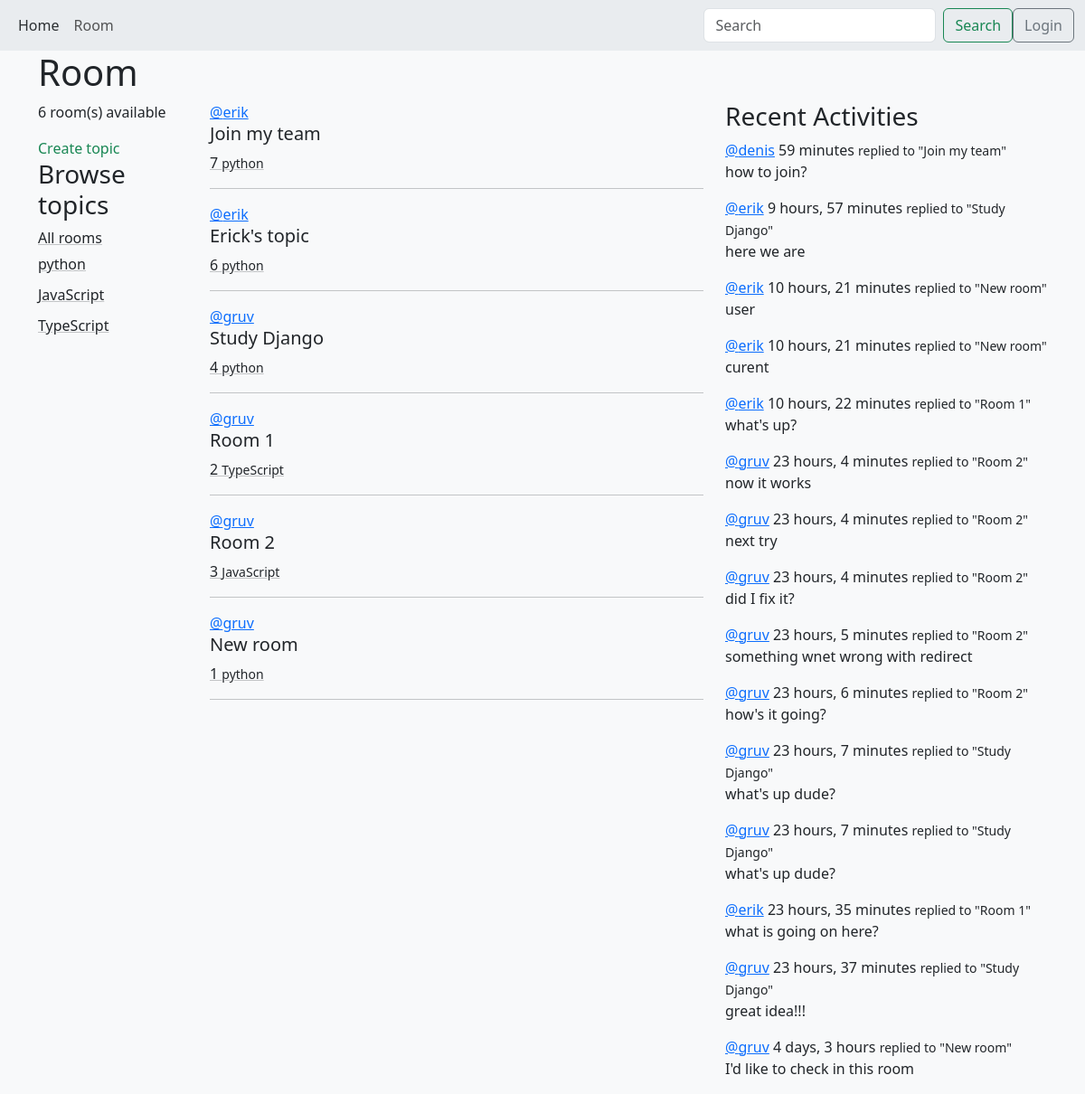
The page /room on the database its author committed.
### base/models.py (models this page shows, shortened)
class Topic(models.Model):
    name = models.CharField(max_length=200)

class Room(models.Model):
    host = models.ForeignKey(User, on_delete=SET_NULL, null=True)
    topic = models.ForeignKey(Topic, on_delete=SET_NULL, null=True)
    name = models.CharField(max_length=200)
    description = models.TextField(null=True, blank=True)  #true allows to be empty
    participants = models.ManyToManyField(User, related_name='participants', blank=True)
    updated = models.DateTimeField(auto_now=True)
    created = models.DateTimeField(auto_now_add=True)
    class Meta:
        ordering =  ['-updated', '-created']
    def __str__(self):
        return self.name

class Message(models.Model):
    user = models.ForeignKey(User, on_delete=CASCADE)
    room = models.ForeignKey(Room, on_delete=models.CASCADE)
    body = models.TextField()
    updated = models.DateTimeField(auto_now=True)
    created = models.DateTimeField(auto_now_add=True)
    class Meta:
        ordering =  ['-updated', '-created']
    def __str__(self):
        return self.body[0:50]

### base/views.py (the view)
# urls.py: path('room', views.room, name='room'),
def room(req):
    q = req.GET.get('q') if req.GET.get('q') != None else ''
    rooms = Room.objects.filter(
        Q(topic__name__icontains=q) |
        Q(name__icontains=q) |
        Q(description__icontains=q)
    )
    room_count = rooms.count()
    topics = Topic.objects.all()
    room_messages = Message.objects.filter(Q(room__topic__name__icontains=q))
    context = {
        'rooms': rooms,
        'topics': topics,
        "room_count": room_count,
        "room_messages": room_messages,
    }
    return render(req, 'base/room.html', context)

### base/templates/base/room.html
{% extends 'index.html' %} {% block content %}
<h1>Room</h1>
<div class="rooms row">
  <div class="col-2">
    <p>{{room_count}} room(s) available</p>
    <div>
      <a class="nav-link link-success" href="{% url 'create-room' %}"
        >Create topic
      </a>
    </div>
        {% include 'base/topics_component.html' %}
  </div>
  <div class="room col-6">
    {% include 'base/feed_component.html' %}
  </div>
  <div class="col-4">
    {% include 'base/activity_component.html' %}
  </div>
</div>
{% endblock %}

### base/templates/base/topics_component.html
<h3>Browse topics</h3>
<a
    class="link-underline-opacity-25 link-underline-opacity-100-hover link-dark"
    href="{% url 'room' %}"
>All rooms
</a>
{% for topic in topics %}
<div style="padding-top: 5px; padding-bottom: 5px">
    <a
        class="link-dark link-underline-opacity-25 link-underline-opacity-100-hover"
        href="{% url 'room' %}?q={{topic.name}}"
    >{{ topic.name }}
    </a>
</div>
{% endfor %}

### base/templates/base/feed_component.html (shortened to what this page needs)
{% for room in rooms %}
    <div>
      <a href="{% url 'user-profile' room.host.id %}" class="link-primary">@{{ room.host.username }}</a>
      <h5>{{ room.name }}</h5>
      <a
        class="link-dark link-underline-opacity-25 link-underline-opacity-100-hover"
        href=" {% url 'room_id' room.id %} "
        >{{ room.id }} <small>{{ room.topic.name}}</small></a
      >
      <hr />
    </div>
    {% endfor %}

### base/templates/base/activity_component.html (shortened to what this page needs)
 <h3>Recent Activities</h3>
    {% for message in room_messages %}
    <div class="mb-2">
      <a href="{% url 'user-profile' message.user.id %}" class="link-primary"> @{{message.user}}</a>
        <span> {{message.created|timesince}}</span>
      <small>replied to "{{message.room}}"</small>
      <p>{{message}}</p>
    </div>
    {% endfor %}

### rows shown on the page
Topic: name "python"
Topic: name "JavaScript"
Topic: name "TypeScript"
Room: host.username "erik", name "Join my team", id "7", topic.name "python"
Room: host.username "erik", name "Erick's topic", id "6", topic.name "python"
Room: host.username "gruv", name "Study Django", id "4", topic.name "python"
Room: host.username "gruv", name "Room 1", id "2", topic.name "TypeScript"
Room: host.username "gruv", name "Room 2", id "3", topic.name "JavaScript"
Room: host.username "gruv", name "New room", id "1", topic.name "python"
Message: user "denis", created "59 minutes", room "Join my team", body "how to join?"
Message: user "erik", created "9 hours, 57 minutes", room "Study Django", body "here we are"
Message: user "erik", created "10 hours, 21 minutes", room "New room", body "user"
Message: user "erik", created "10 hours, 21 minutes", room "New room", body "curent"
Message: user "erik", created "10 hours, 22 minutes", room "Room 1", body "what's up?"
Message: user "gruv", created "23 hours, 4 minutes", room "Room 2", body "now it works"
Message: user "gruv", created "23 hours, 4 minutes", room "Room 2", body "next try"
Message: user "gruv", created "23 hours, 4 minutes", room "Room 2", body "did I fix it?"
Message: user "gruv", created "23 hours, 5 minutes", room "Room 2", body "something wnet wrong with redirect"
Message: user "gruv", created "23 hours, 6 minutes", room "Room 2", body "how's it going?"
Message: user "gruv", created "23 hours, 7 minutes", room "Study Django", body "what's up dude?"
Message: user "gruv", created "23 hours, 7 minutes", room "Study Django", body "what's up dude?"
Message: user "erik", created "23 hours, 35 minutes", room "Room 1", body "what is going on here?"
Message: user "gruv", created "23 hours, 37 minutes", room "Study Django", body "great idea!!!"
Message: user "gruv", created "4 days, 3 hours", room "New room", body "I'd like to check in this room"

### other values the page prints
{{ room_count }} "6"
